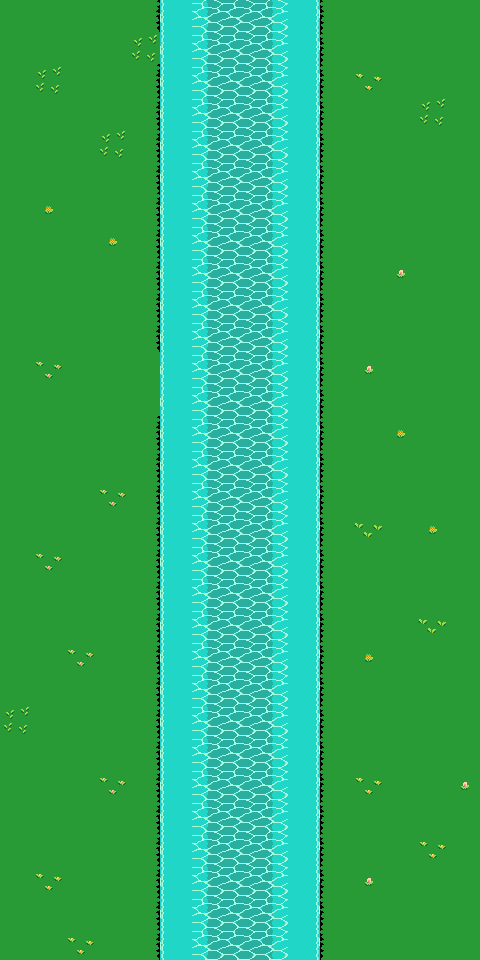

A level layout from a 2D game, rendered from its tile map. Below: a short description, then the map file with its tile-grid data intact:
An orthogonal 15x30 tile map with 32x32 px tiles, 1 tile layer (Background), 2 tilesets and 2 objects.

<map version="1.10" tiledversion="1.12.1" orientation="orthogonal" renderorder="right-down" width="15" height="30" tilewidth="32" tileheight="32" infinite="0" nextlayerid="7" nextobjectid="13">
 <tileset firstgid="1" source="tiles-water.tsx" />
 <tileset firstgid="19" source="tiles-grass-medium-32x32.tsx" />
 <layer id="1" name="Background" width="15" height="30">
  <data encoding="csv">
47,47,47,47,48,2684354577,10,11,12,1610612753,46,47,47,47,47,
47,47,47,47,33,2684354577,10,11,12,1610612753,46,47,47,47,47,
47,33,47,47,48,2684354577,10,11,12,1610612753,46,38,47,47,47,
47,47,47,47,48,2684354577,10,11,12,1610612753,46,47,47,33,47,
47,47,47,33,48,2684354577,10,11,12,1610612753,46,47,47,47,47,
47,47,47,47,48,2684354577,10,11,12,1610612753,46,47,47,47,47,
47,57,47,47,48,2684354577,10,11,12,1610612753,46,47,47,47,47,
47,47,47,57,48,2684354577,10,11,12,1610612753,46,47,47,47,47,
47,47,47,47,48,2684354577,10,11,12,1610612753,46,47,61,47,47,
47,47,47,47,48,2684354577,10,11,12,1610612753,46,47,47,47,47,
47,47,47,47,48,2684354577,10,11,12,1610612753,46,47,47,47,47,
47,55,47,47,47,2684354577,10,11,12,1610612753,46,61,47,47,47,
47,47,47,47,47,2684354577,10,11,12,1610612753,46,47,47,47,47,
47,47,47,47,48,2684354577,10,11,12,1610612753,46,47,57,47,47,
47,47,47,47,48,2684354577,10,11,12,1610612753,46,47,47,47,47,
47,47,47,55,48,2684354577,10,11,12,1610612753,46,47,47,47,47,
47,47,47,47,48,2684354577,10,11,12,1610612753,46,31,47,57,47,
47,55,47,47,48,2684354577,10,11,12,1610612753,46,47,47,47,47,
47,47,47,47,48,2684354577,10,11,12,1610612753,46,47,47,47,47,
47,47,47,47,48,2684354577,10,11,12,1610612753,46,47,47,31,47,
47,47,55,47,48,2684354577,10,11,12,1610612753,46,57,47,47,47,
47,47,47,47,48,2684354577,10,11,12,1610612753,46,47,47,47,47,
33,47,47,47,48,2684354577,10,11,12,1610612753,46,47,47,47,47,
47,47,47,47,48,2684354577,10,11,12,1610612753,46,47,47,47,47,
47,47,47,55,48,2684354577,10,11,12,1610612753,46,38,47,47,61,
47,47,47,47,48,2684354577,10,11,12,1610612753,46,47,47,47,47,
47,47,47,47,48,2684354577,10,11,12,1610612753,46,47,47,38,47,
47,38,47,47,48,2684354577,10,11,12,1610612753,46,61,47,47,47,
47,47,47,47,48,2684354577,10,11,12,1610612753,46,47,47,47,47,
47,47,38,47,48,2684354577,10,11,12,1610612753,46,47,47,47,47
</data>
 </layer>
 <objectgroup id="5" name="LeftBoundary" class="Boundary ">
  <object id="10" x="192" y="0">
   <point />
  </object>
 </objectgroup>
 <objectgroup id="6" name="RightBoundary" class="Boundary">
  <object id="11" x="284" y="0">
   <point />
  </object>
 </objectgroup>
</map>
